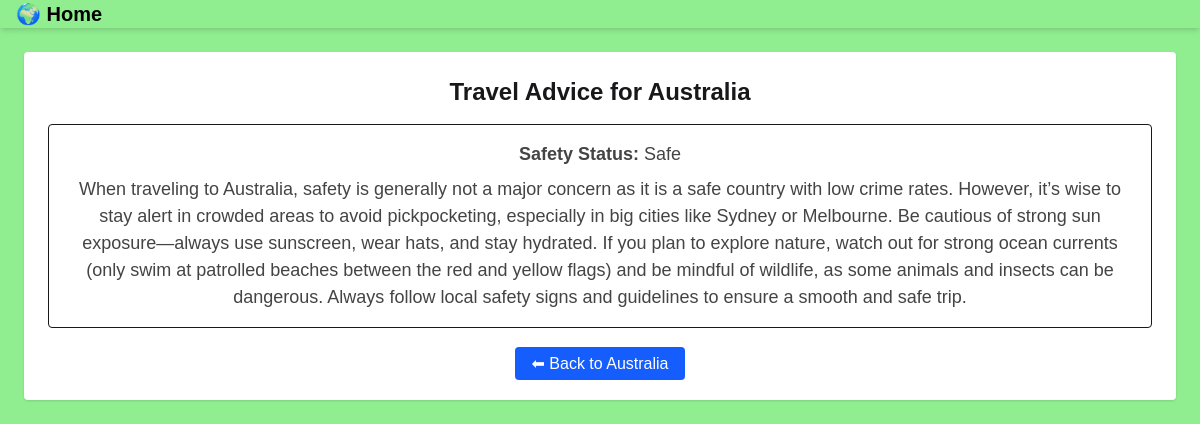
Page /pages/1/travel-advice/ on the committed database.
### pages/models.py (models this page shows, shortened)
class Page(models.Model):
    COUNTRY_CHOICES = [
        ('gl', 'Gilgit'),
        ('hz', 'Hunza'),
        ('sk', 'Skardu'),
        ('st', 'Swat Valley'),
        ('ak', 'Azad Kashmir'),
    ]
    name = models.CharField(max_length=200)
    image = models.ImageField(upload_to='pages/')
    country = models.CharField(max_length=2, choices=COUNTRY_CHOICES)  # renamed from 'type'
    description = models.TextField(blank=True, null=True)

class TravelGuideline(models.Model):
    page = models.OneToOneField(
        Page,
        on_delete=models.CASCADE,
        related_name="guideline"
    )
    safety_level = models.CharField(max_length=50, choices=[
        ("Safe", "Safe"),
        ("Exercise Caution", "Exercise Caution"),
        ("Not Safe", "Not Safe"),
    ])
    advice = models.TextField()

### pages/views.py (the view)
# urls.py: path('<int:page_id>/travel-advice/', views.travel_advice, name='travel_advice'),
def travel_advice(request, page_id):
    page = get_object_or_404(Page, pk=page_id)
    guideline = getattr(page, "guideline", None)
    return render(request, "pages/page_travel_advice.html", {
        "page": page,
        "guideline": guideline,
    })

### pages/templates/pages/page_travel_advice.html (shortened to what this page needs)
{% extends "layout.html" %}
{% block content %}
<div class="max-w-2xl mx-auto bg-white rounded shadow p-6">
    <h2 class="text-2xl font-bold text-center mb-4">
        Travel Advice for {{ page.name }}
    </h2>
    {% if guideline %}
        <div class="bg-green-50 border border-green-300 rounded p-4">
            <p><strong>Safety Status:</strong> {{ guideline.safety_level  }}</p>
            <p class="mt-2">{{ guideline.advice  }}</p>
        </div>
    {% else %}
        <p class="text-gray-500"><em>No travel advice available yet.</em></p>
    {% endif %}
    <div class="mt-6 text-center">
        <a href="{% url 'page_detail' page.id %}"
           class="px-4 py-2 bg-blue-600 text-white rounded hover:bg-blue-700">
            ⬅ Back to {{ page.name }}
        </a>
    </div>
</div>
{% endblock %}

### static/style.css (style rules this page uses)
body { font-family: Arial, sans-serif; background-color: lightgreen; margin: 0; padding: 0; text-align: center; }
p { color: #444; font-size: 18px; }

### rows in the picture
Page: name "Australia"
TravelGuideline: safety_level "Safe", advice "When traveling to Australia, safety is generally not a major concern as it is a safe country with low crime rates. However, it’s wise to stay alert in crowded areas to avoid pickpocketing, especially in big cities like Sydney or Melbourne. Be cautious of strong sun exposure—always use sunscreen, wear hats, and stay hydrated. If you plan to explore nature, watch out for strong ocean currents (only swim at patrolled beaches between the red and yellow flags) and be mindful of wildlife, as some animals and insects can be dangerous. Always follow local safety signs and guidelines to ensure a smooth and safe trip."
